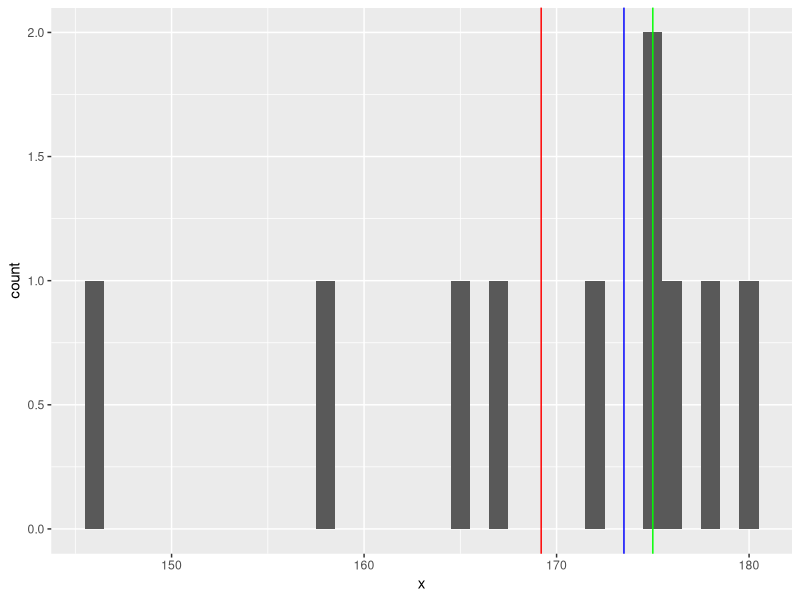
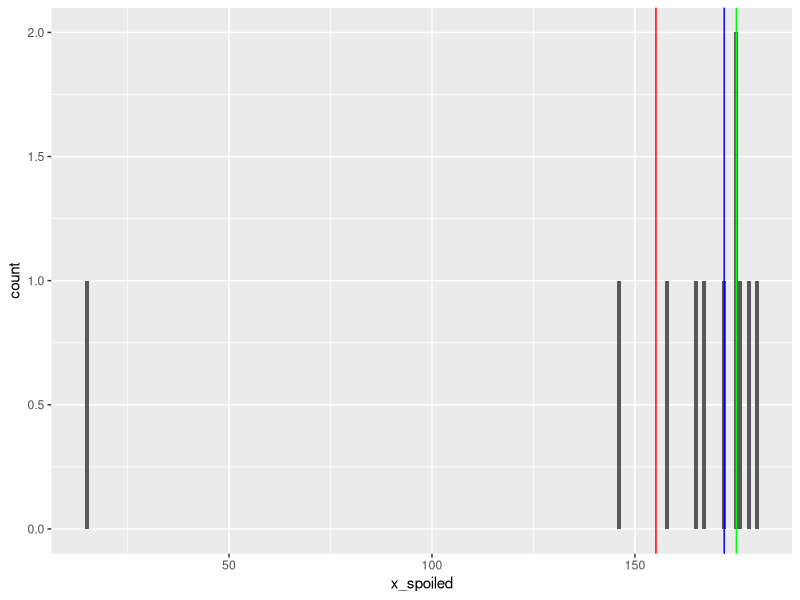
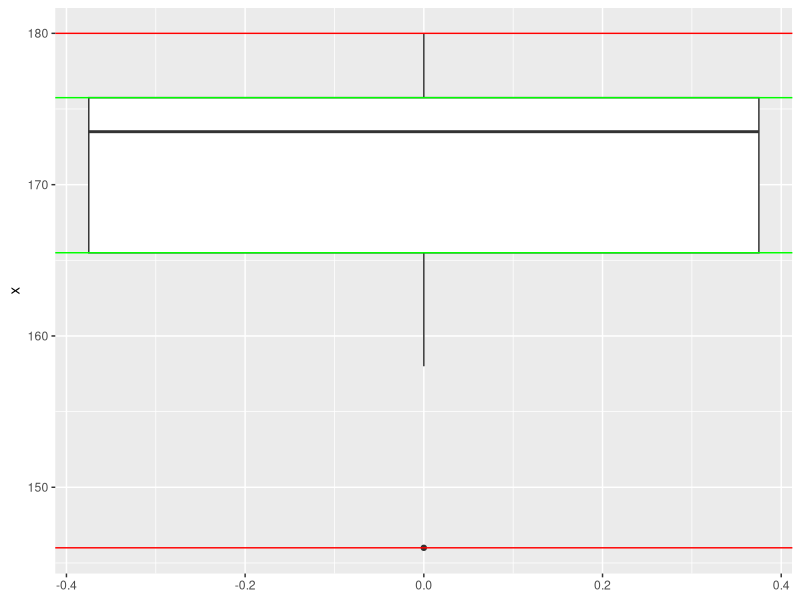
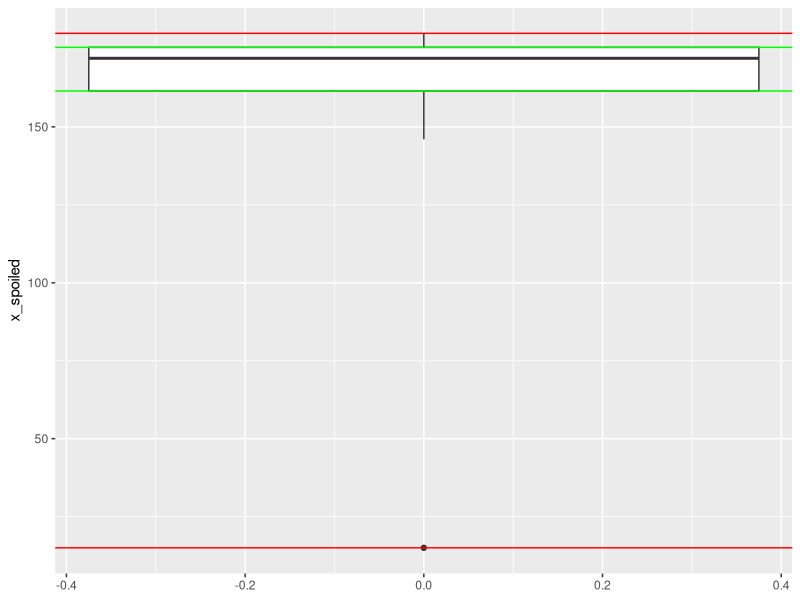
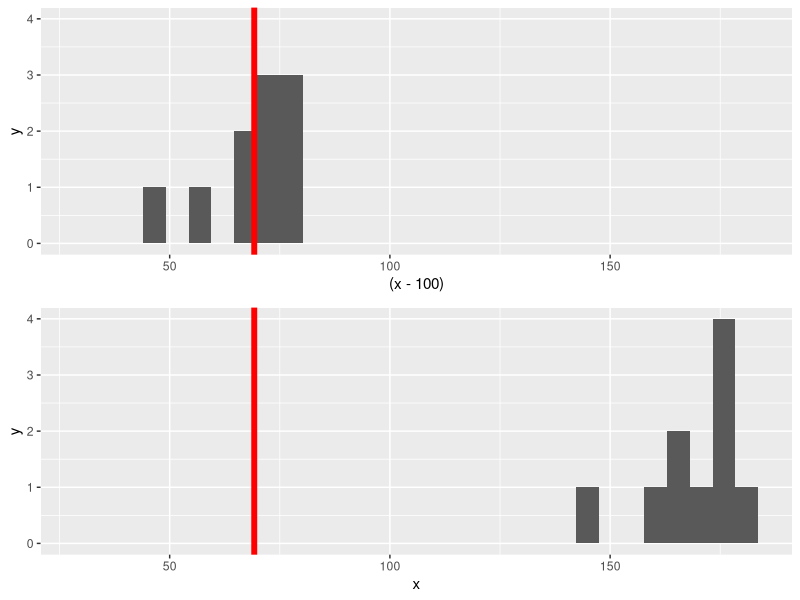
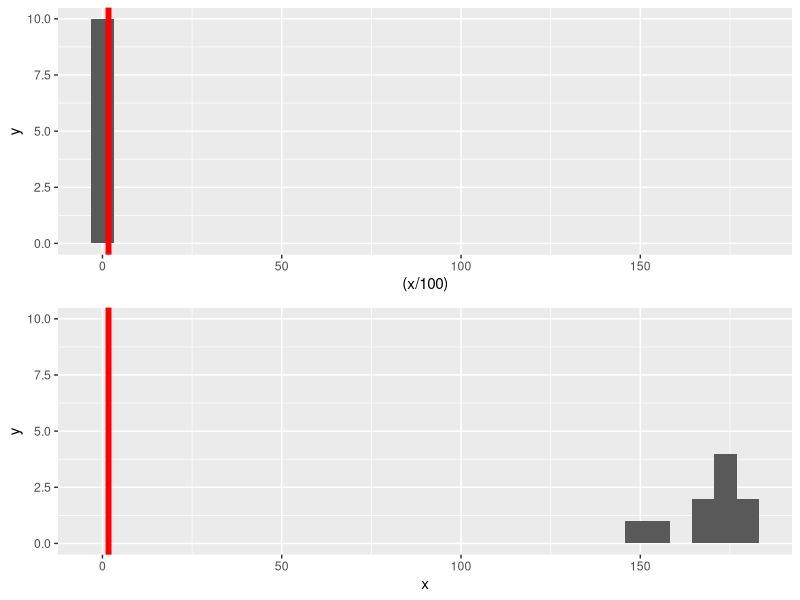
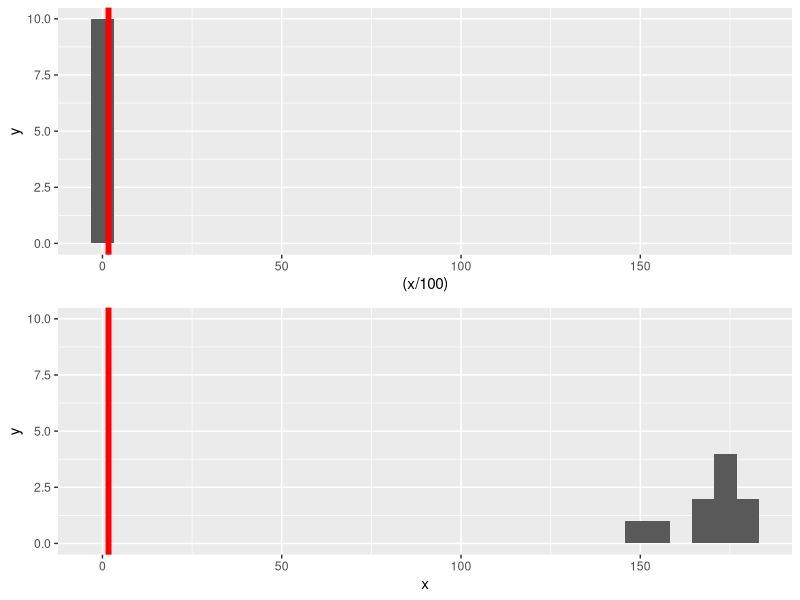
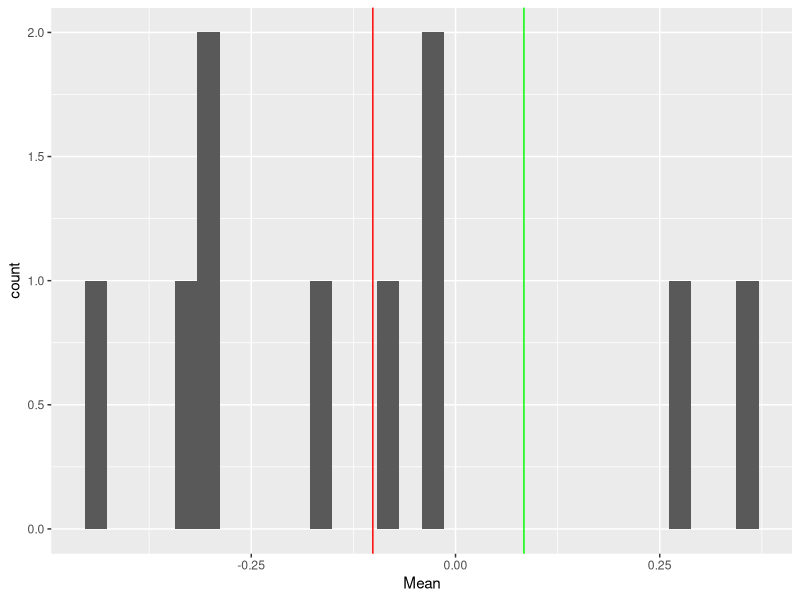

Generate these figures, in order, with R:
## ---- chunk 1
knitr::opts_chunk$set(echo = TRUE)
## ---- chunk 2
library(dplyr)
library(ggplot2)
library(ggpubr)
## ---- chunk 3
x <- c(175, 176, 180, 165, 167, 172, 175, 146, 158, 178)

mode_func <- function(x){
  y <- as.data.frame(sort(table(x), decreasing = T))
  return(as.numeric(as.vector(y[1,1])))
}

median_func <- function(x) {
  x <- sort(x)
  l <- length(x)
  if (l %% 2 != 0) {
    return(x[ceiling(l/2)])
  } else {
    return((x[l/2] + x[l/2+1]) / 2)
  }
}

mean_func <- function(x) {
  return(sum(x)/length(x))
}
## ---- chunk 4
functions_table <- function(x) {
  func_names <- c('Mode', 'Median', 'Mean')
  built_in <- c('', median(x), mean(x))
  calculated <- c(mode_func(x), median_func(x), mean_func(x))
  return(data.frame(func_names, built_in, calculated))
} 

functions_table(x)
## ---- chunk 5
ggplot(as.data.frame(x), aes(x = x)) +
  geom_histogram(binwidth = 1) +
  geom_vline(xintercept = mean(x), color = 'red') +
  geom_vline(xintercept = median(x), color = 'blue') +
  geom_vline(xintercept = mode_func(x), color = 'green')
## ---- chunk 6
x_spoiled <- c(x, 15)
## ---- chunk 7
functions_table(x_spoiled)
## ---- chunk 8
ggplot(as.data.frame(x_spoiled), aes(x = x_spoiled)) +
  geom_histogram(binwidth = 1) +
  geom_vline(xintercept = mean(x_spoiled), color = 'red') +
  geom_vline(xintercept = median(x_spoiled), color = 'blue') +
  geom_vline(xintercept = mode_func(x_spoiled), color = 'green')
## ---- chunk 9
var_func <- function(x){
  N <- length(x)
  m <- mean(x)
  return(sum((x-m)^2)/N)
}

sd_func <- function(x) {
  return(var_func(x)^(.5))
}

var_sd_table <- function(x) {
  func_names <- c('var', 'sd')
  built_in <- c(var(x), sd(x))
  calculated <- c(var_func(x), sd_func(x))
  return(data.frame(func_names, built_in, calculated))
} 
## ---- chunk 10
var_sd_table(x)
## ---- chunk 11
ggplot(as.data.frame(x), aes(y = x)) +
  geom_boxplot() +
  geom_hline(yintercept = min(x), color = 'red') +
  geom_hline(yintercept = max(x), color = 'red') +
  geom_hline(yintercept = quantile(x, 3/4), color = 'green') +
  geom_hline(yintercept = quantile(x, 1/4), color = 'green')
## ---- chunk 12
var_sd_table(x_spoiled)
## ---- chunk 13
ggplot(as.data.frame(x_spoiled), aes(y = x_spoiled)) +
  geom_boxplot() +
  geom_hline(yintercept = min(x_spoiled), color = 'red') +
  geom_hline(yintercept = max(x_spoiled), color = 'red') +
  geom_hline(yintercept = quantile(x_spoiled, 3/4), color = 'green') +
  geom_hline(yintercept = quantile(x_spoiled, 1/4), color = 'green')
## ---- chunk 14
property <- c('mean(x-100) = mean(x) - 100',
              'mean(x / 100) = mean(x) / 100',
              'sd(x / 100) = sd(x) / 100')

left <- c(mean(x-100),
          mean(x / 100),
          sd(x / 100))

right <- c(mean(x) - 100,
           mean(x) / 100,
           sd(x) / 100)

properties <- data.frame(property, left, right)

properties
## ---- chunk 15
h_mean_sub <- ggplot(as.data.frame(x-100), aes(x = (x-100))) +
  geom_histogram() +
  geom_vline(xintercept = mean(x-100), color = 'red', size = 2) +
  expand_limits(x = c(30, 180), y = c(0, 4))

H_mean_sub <- ggplot(as.data.frame(x), aes(x = x)) +
  geom_histogram() +
  geom_vline(xintercept = (mean(x) - 100), color = 'red', size = 2) +
  expand_limits(x = c(30, 180), y = c(0, 4))

graphs <- ggarrange(h_mean_sub, H_mean_sub, nrow = 2)
graphs
## ---- chunk 16
h_mean_div <- ggplot(as.data.frame(x/100), aes(x = (x/100))) +
  geom_histogram() +
  geom_vline(xintercept = mean(x/100), color = 'red', size = 2) +
  expand_limits(x = c(0, 180), y = c(0, 10))

H_mean_div <- ggplot(as.data.frame(x), aes(x = x)) +
  geom_histogram() +
  geom_vline(xintercept = (mean(x)/100), color = 'red', size = 2) +
  expand_limits(x = c(0, 180), y = c(0, 10))

graphs <- ggarrange(h_mean_div, H_mean_div, nrow = 2)
graphs
## ---- chunk 17
h_sd <- ggplot(as.data.frame(x/100), aes(x = (x/100))) +
  geom_histogram() +
  geom_vline(xintercept = mean(x/100), color = 'red', size = 2) +
  expand_limits(x = c(0, 180), y = c(0, 10))

H_sd <- ggplot(as.data.frame(x), aes(x = x)) +
  geom_histogram() +
  geom_vline(xintercept = (mean(x)/100), color = 'red', size = 2) +
  expand_limits(x = c(0, 180), y = c(0, 10))

graphs <- ggarrange(h_sd, H_sd, nrow = 2)
graphs
## ---- chunk 18
pnorm(156, mean = 175, sd = 10)
## ---- chunk 19
pnorm(198, mean = 175, sd = 10, lower.tail = F)
## ---- chunk 20
pnorm(172, mean = 175, sd = 10) - pnorm(168, mean = 175, sd = 10)
## ---- chunk 21
pnorm(1) - pnorm(-1)
pnorm(2) - pnorm(-2)
pnorm(3) - pnorm(-3)
## ---- chunk 22
s <- rnorm(10000, mean = 175, sd = 10)
print(c('mean is', mean(s)))
print(c('sd is', sd(s)))
## ---- chunk 23
cols <- c('function', 'built-ins', 'calculated')
s_stand <- (s-mean(s))/sd(s)
s_stand_calc <- (s-175)/10
functions <- c('mean', 'sd')
built_ins <- c(mean(s_stand), sd(s_stand))
calculated <- c(mean(s_stand_calc), sd(s_stand_calc))
data.frame(functions, built_ins, calculated)
## ---- chunk 24
population <- rnorm(100000, mean = 0, sd = 1)
## ---- chunk 25
k_10 <- data.frame(replicate(30, sample(population, 10)))
k_50 <- data.frame(replicate(30, sample(population, 50)))
k_100 <- data.frame(replicate(30, sample(population, 100)))
k_500 <- data.frame(replicate(30, sample(population, 500)))
## ---- chunk 26
k_10$Mean <- rowMeans(k_10)
k_50$Mean <- rowMeans(k_50)
k_100$Mean <- rowMeans(k_100)
k_500$Mean <- rowMeans(k_500)
## ---- chunk 27
k <- c(10, 50, 100, 500)
mean_of_means <- c(mean(k_10$Mean), mean(k_50$Mean), mean(k_100$Mean), mean(k_500$Mean))
sd_of_means <- c(sd(k_10$Mean), sd(k_50$Mean), sd(k_100$Mean), sd(k_500$Mean))
SE <- sd_of_means/sqrt(k)
data.frame(k, mean_of_means, sd_of_means, SE)
## ---- chunk 28
ggplot(k_10, aes(x = Mean)) +
  geom_histogram() + 
  geom_vline(xintercept = mean_of_means[1], color = 'red') +
  geom_vline(xintercept = SE[1], color = 'green')
## ---- chunk 29
ggplot(k_50, aes(x = Mean)) +
  geom_histogram() + 
  geom_vline(xintercept = mean_of_means[2], color = 'red') +
  geom_vline(xintercept = SE[2], color = 'green')
## ---- chunk 30
ggplot(k_100, aes(x = Mean)) +
  geom_histogram() + 
  geom_vline(xintercept = mean_of_means[3], color = 'red') +
  geom_vline(xintercept = SE[3], color = 'green')
## ---- chunk 31
ggplot(k_500, aes(x = Mean)) +
  geom_histogram() + 
  geom_vline(xintercept = mean_of_means[4], color = 'red') +
  geom_vline(xintercept = SE[4], color = 'green')
